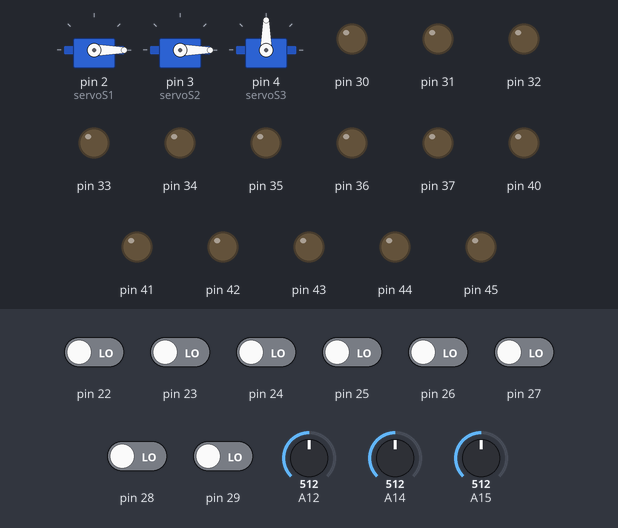
The sketch below on a simulated Arduino Mega 2560, built with avr-gcc and run on an emulated ATmega2560. Parts: 3 × servo, output pins drawn as LEDs (lit = HIGH). Dashed ring = blinking. The inputs (shaded band) are chosen by the test bench; at power-on: pin 22–29 LOW, A12 = 512, A14 = 512, A15 = 512. No radio packets arrive unless stated.

Above: at 1.3 s.
1.4 s: pin 22 driven HIGH
At 1.58 s:
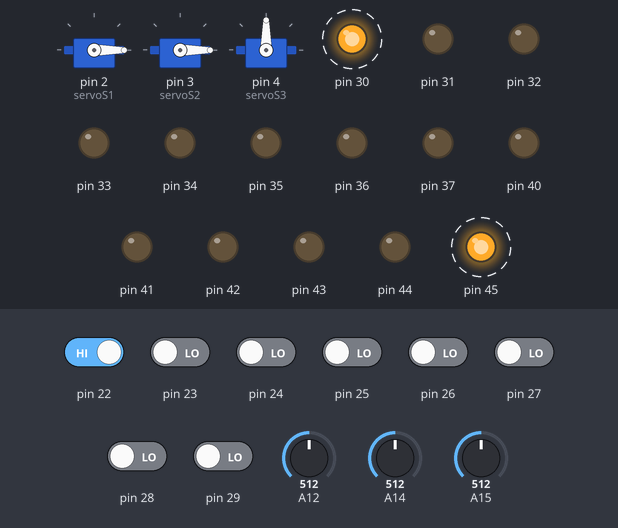
4.4 s: pin 23 driven HIGH
At 4.6 s:
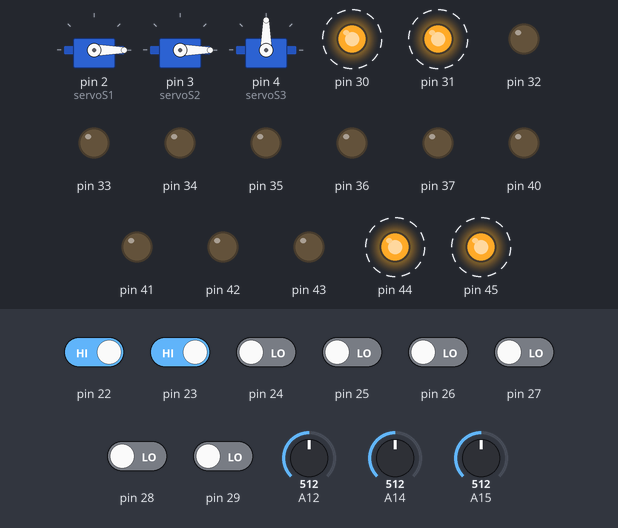
7.4 s: pin 24 driven HIGH
At 7.62 s:
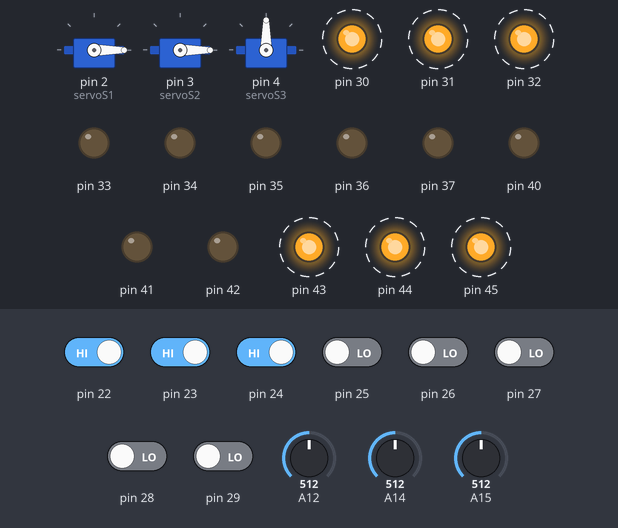
10.4 s: pin 25 driven HIGH
At 10.64 s:
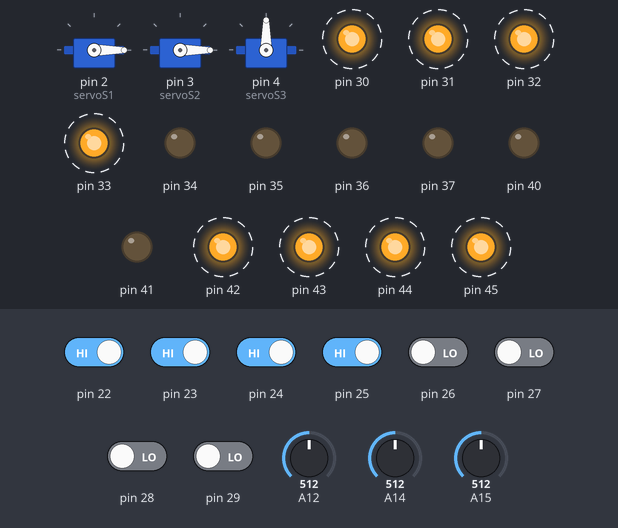
13.4 s: pin 26 driven HIGH
At 13.67 s:
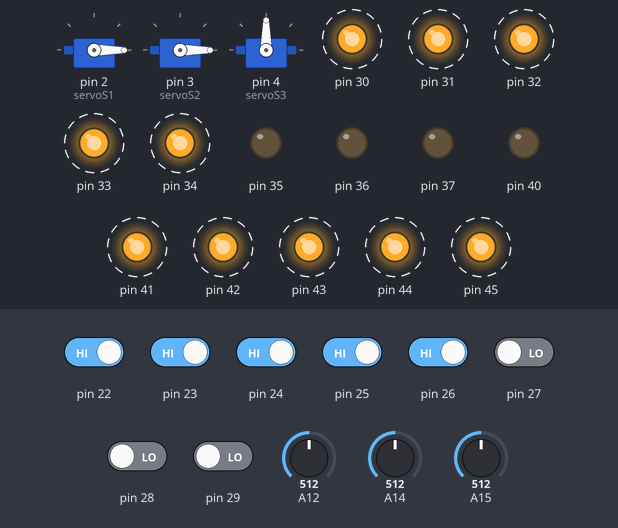
16.4 s: pin 27 driven HIGH
At 16.69 s:
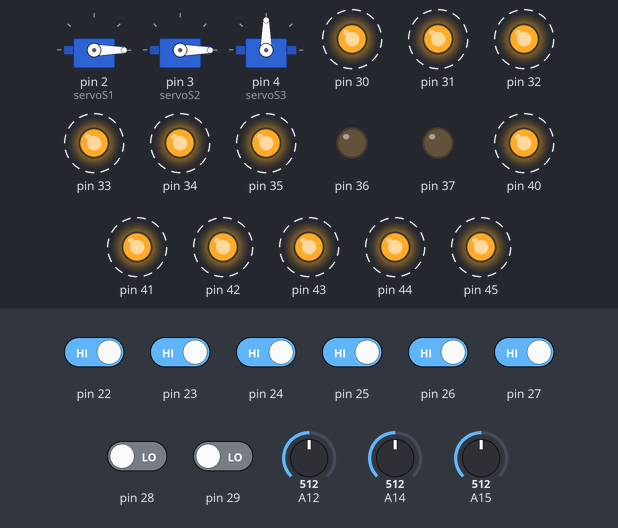
Timing chart, 0 to 20.4 s (numbered marks = the images above; inputs shaded):
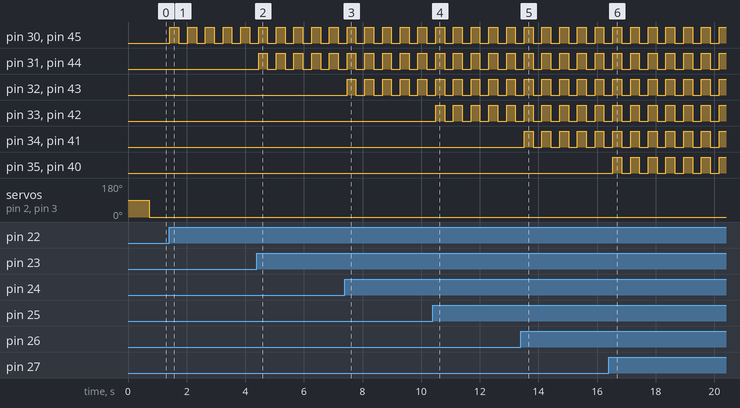

Measured:
- after the input at 1.4 s, pin 30, pin 45: alternates HIGH for 0.30 s and LOW for 0.30 s, starting at once
- after the input at 4.4 s, pin 31, pin 44: alternates HIGH for 0.30 s and LOW for 0.30 s, starting after 0.05 s
- after the input at 7.4 s, pin 32, pin 43: alternates HIGH for 0.30 s and LOW for 0.30 s, starting after 0.07 s
- after the input at 10.4 s, pin 33, pin 42: alternates HIGH for 0.30 s and LOW for 0.30 s, starting after 0.10 s
- after the input at 13.4 s, pin 34, pin 41: alternates HIGH for 0.30 s and LOW for 0.30 s, starting after 0.12 s
- after the input at 16.4 s, pin 35, pin 40: alternates HIGH for 0.30 s and LOW for 0.30 s, starting after 0.14 s

The sketch:

TXRX.ino
```cpp
#include "RF24.h"
#include <Servo.h>
Servo servoS1;
Servo servoS2;
Servo servoS3;
int Eapera = 0;
int Vuelta = 0;
RF24 myRadio (48, 49);
//--------- >>>>>>>> Paquete >>>>>>>>>
struct package{
  int Joys1X=0;
  int Joys1Y=0;
  int Joys2X=0;
  //int Joys2Y=0;
  int CHN22A=0;
  int CHN23A=0;
  int CHN24A=0;
  int CHN25A=0;
  int CHN26A=0;
  int CHN27A=0;
  int CHN28A=0;
  int CHN29A=0;
};
typedef struct package Package;
Package data;
//--------- <<<<<<<< Paquete <<<<<<<<<
void setup()
{
  Eapera = 0;
  Vuelta = 0;
  pinMode(2, OUTPUT);
  pinMode(3, OUTPUT);
  pinMode(4, OUTPUT);
  servoS1.attach(2);
  servoS2.attach(3);
  servoS3.attach(4);
  pinMode(22, INPUT);
  pinMode(23, INPUT);
  pinMode(24, INPUT);
  pinMode(25, INPUT);
  pinMode(26, INPUT);
  pinMode(27, INPUT);
  pinMode(28, INPUT);
  pinMode(29, INPUT);

  pinMode(30, OUTPUT);
  pinMode(31, OUTPUT);
  pinMode(32, OUTPUT);
  pinMode(33, OUTPUT);
  pinMode(34, OUTPUT);
  pinMode(35, OUTPUT);
  pinMode(36, OUTPUT);
  pinMode(37, OUTPUT);
  pinMode(38, OUTPUT);
  pinMode(39, OUTPUT);
  pinMode(40, OUTPUT);
  pinMode(41, OUTPUT);
  pinMode(42, OUTPUT);
  pinMode(43, OUTPUT);
  pinMode(44, OUTPUT);
  pinMode(45, OUTPUT);

  myRadio.begin();
  myRadio.setChannel(115);
  myRadio.setPALevel(RF24_PA_MAX);
  myRadio.setDataRate( RF24_250KBPS ) ;
  myRadio.openWritingPipe(1);
  myRadio.openReadingPipe(1, 1);
  myRadio.startListening();
  delay(100);
}
void loop()
{
{
  //>>>>  -------------------------- Recibe >>>>>>>>
Eapera=0;
delay(100);
  if ( myRadio.available())
  {
    Vuelta=0;
        while (myRadio.available())
          {
            myRadio.read( &data, sizeof(data) );
          }
    int val2X = map(data.Joys1X, 0, 1023, 900, 2200);
    int val1X = map(data.Joys2X, 0, 1023, 2200, 900);
    int val1Y = map(data.Joys1Y, 0, 1023, 0, 180);
    servoS1.write(val1X);
    servoS2.write(val2X);
    servoS3.write(val1Y);
    digitalWrite(30, data.CHN22A);
    digitalWrite(31, data.CHN23A);
    digitalWrite(32, data.CHN24A);
    digitalWrite(33, data.CHN25A);
    digitalWrite(34, data.CHN26A);
    digitalWrite(35, data.CHN27A);
    digitalWrite(36, data.CHN28A);
    digitalWrite(37, data.CHN29A);
  }
  else
  {
   Vuelta++;
      if (Vuelta > 5)
      {
       servoS1.write(0);
       servoS2.write(0);
      }
   }
}
//<<<<  -------------------------- Recibe <<<<<<<<<

//>>>> --------------------------- Send >>>>>>>>>
  //delay(100);
  myRadio.stopListening();
  //=================== Send >>>>
   if (digitalRead(22) == HIGH){if (data.CHN22A == 1){data.CHN22A = 0;}else{data.CHN22A = 1;}Eapera=1;}
   if (digitalRead(23) == HIGH){if (data.CHN23A == 1){data.CHN23A = 0;}else{data.CHN23A = 1;}Eapera=1;}
   if (digitalRead(24) == HIGH){if (data.CHN24A == 1){data.CHN24A = 0;}else{data.CHN24A = 1;}Eapera=1;}
   if (digitalRead(25) == HIGH){if (data.CHN25A == 1){data.CHN25A = 0;}else{data.CHN25A = 1;}Eapera=1;}
   if (digitalRead(26) == HIGH){if (data.CHN26A == 1){data.CHN26A = 0;}else{data.CHN26A = 1;}Eapera=1;}
   if (digitalRead(27) == HIGH){if (data.CHN27A == 1){data.CHN27A = 0;}else{data.CHN27A = 1;}Eapera=1;}
   if (digitalRead(28) == HIGH){if (data.CHN28A == 1){data.CHN28A = 0;}else{data.CHN28A = 1;}Eapera=1;}
   if (digitalRead(29) == HIGH){if (data.CHN29A == 1){data.CHN29A = 0;}else{data.CHN29A = 1;}Eapera=1;}

           data.Joys1X = analogRead(15);
           data.Joys1Y = analogRead(14);
           data.Joys2X = analogRead(12);

           digitalWrite(30, data.CHN22A);
           digitalWrite(31, data.CHN23A);
           digitalWrite(32, data.CHN24A);
           digitalWrite(33, data.CHN25A);
           digitalWrite(34, data.CHN26A);
           digitalWrite(35, data.CHN27A);
           digitalWrite(36, data.CHN28A);
           digitalWrite(37, data.CHN29A);

           digitalWrite(45, data.CHN22A);
           digitalWrite(44, data.CHN23A);
           digitalWrite(43, data.CHN24A);
           digitalWrite(42, data.CHN25A);
           digitalWrite(41, data.CHN26A);
           digitalWrite(40, data.CHN27A);
           digitalWrite(39, data.CHN28A);
           digitalWrite(38, data.CHN29A);
  //=================== Send <<<<
  myRadio.write(&data, sizeof(data));
  myRadio.startListening();
if (Eapera==1){delay(200);}
//<<<<  -------------------------- Send <<<<<<<<<
}
```
